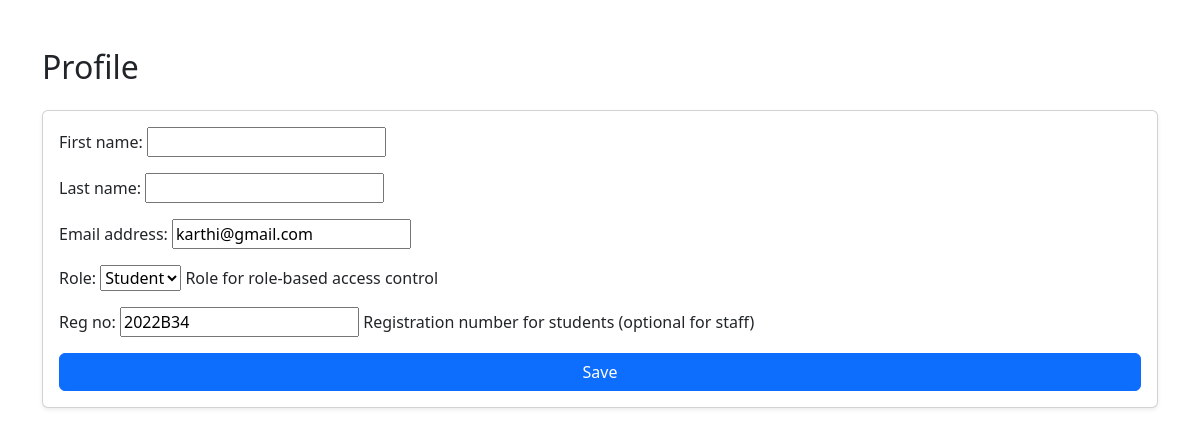
Screenshot of /accounts/profile/ (signed in) with the database file from the repository.
### accounts/models.py (models this page shows, shortened)
class User(AbstractUser):
    class Roles(models.TextChoices):
        STUDENT = "student", "Student"
        WARDEN = "warden", "Warden"
        ADMIN = "admin", "Admin"
    role = models.CharField(
        max_length=20,
        choices=Roles.choices,
        default=Roles.STUDENT,
        help_text="Role for role-based access control",
    )
    reg_no = models.CharField(
        max_length=50,
        blank=True,
        null=True,
        help_text="Registration number for students (optional for staff)",
        unique=False,
    )

### accounts/views.py (the view)
# urls.py: path('profile/', profile, name='profile'),
@login_required
def profile(request):
    if request.method == 'POST':
        form = UserUpdateForm(request.POST, instance=request.user)
        if form.is_valid():
            form.save()
            return redirect('profile')
    else:
        form = UserUpdateForm(instance=request.user)
    return render(request, 'accounts/profile.html', { 'form': form })

### accounts/forms.py
class UserUpdateForm(UserChangeForm):
    password = None
    class Meta:
        model = User
        fields = ("first_name", "last_name", "email", "role", "reg_no")

### accounts/templates/accounts/profile.html (shortened to what this page needs)
<!doctype html>
<html>
<head>
  <link href="https://cdn.jsdelivr.net/npm/bootstrap@5.3.3/dist/css/bootstrap.min.css" rel="stylesheet">
</head>
<body class="container py-5">
  <h2 class="mb-4">Profile</h2>
  <form method="post" class="card card-body shadow-sm">
    {{ form.as_p }}
    <button class="btn btn-primary">Save</button>
  </form>
</body>
</html>

### rows the page displays
User: email "karthi@gmail.com", role "Student", reg_no "2022B34"
